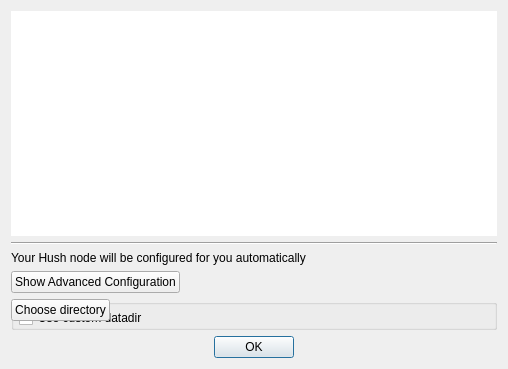
<?xml version="1.0" encoding="UTF-8"?>
<ui version="4.0">
 <class>createHushConf</class>
 <widget class="QDialog" name="createHushConf">
  <property name="geometry">
   <rect>
    <x>0</x>
    <y>0</y>
    <width>508</width>
    <height>369</height>
   </rect>
  </property>
  <property name="windowTitle">
   <string>Configuration</string>
  </property>
  <layout class="QGridLayout" name="gridLayout">
   <item row="0" column="1">
    <widget class="FilledIconLabel" name="lblTopIcon">
     <property name="sizePolicy">
      <sizepolicy hsizetype="Preferred" vsizetype="MinimumExpanding">
       <horstretch>0</horstretch>
       <verstretch>0</verstretch>
      </sizepolicy>
     </property>
     <property name="styleSheet">
      <string notr="true">background: #fff;</string>
     </property>
     <property name="text">
      <string notr="true"/>
     </property>
     <property name="scaledContents">
      <bool>true</bool>
     </property>
    </widget>
   </item>
   <item row="1" column="1">
    <widget class="Line" name="line">
     <property name="orientation">
      <enum>Qt::Horizontal</enum>
     </property>
    </widget>
   </item>
   <item row="7" column="1">
    <widget class="QDialogButtonBox" name="buttonBox">
     <property name="orientation">
      <enum>Qt::Horizontal</enum>
     </property>
     <property name="standardButtons">
      <set>QDialogButtonBox::Ok</set>
     </property>
     <property name="centerButtons">
      <bool>true</bool>
     </property>
    </widget>
   </item>
   <item row="3" column="1">
    <layout class="QHBoxLayout" name="horizontalLayout_3">
     <item>
      <widget class="QPushButton" name="btnAdvancedConfig">
       <property name="text">
        <string>Show Advanced Configuration</string>
       </property>
       <property name="checkable">
        <bool>true</bool>
       </property>
      </widget>
     </item>
     <item>
      <spacer name="horizontalSpacer_2">
       <property name="orientation">
        <enum>Qt::Horizontal</enum>
       </property>
       <property name="sizeHint" stdset="0">
        <size>
         <width>40</width>
         <height>20</height>
        </size>
       </property>
      </spacer>
     </item>
    </layout>
   </item>
   <item row="2" column="1">
    <widget class="QLabel" name="label">
     <property name="text">
      <string>Your Hush node will be configured for you automatically</string>
     </property>
     <property name="alignment">
      <set>Qt::AlignLeading|Qt::AlignLeft|Qt::AlignVCenter</set>
     </property>
    </widget>
   </item>
   <item row="4" column="1">
    <widget class="QGroupBox" name="grpAdvanced">
     <property name="title">
      <string/>
     </property>
     <widget class="QCheckBox" name="chkCustomDatadir">
      <property name="geometry">
       <rect>
        <x>8</x>
        <y>8</y>
        <width>148</width>
        <height>22</height>
       </rect>
      </property>
      <property name="text">
       <string>Use custom datadir</string>
      </property>
     </widget>
     <widget class="QLabel" name="label_2">
      <property name="geometry">
       <rect>
        <x>8</x>
        <y>36</y>
        <width>395</width>
        <height>18</height>
       </rect>
      </property>
      <property name="text">
       <string>Please choose a directory to store your wallet.dat and blockchain</string>
      </property>
     </widget>
     <widget class="QLabel" name="label_4">
      <property name="geometry">
       <rect>
        <x>8</x>
        <y>102</y>
        <width>16</width>
        <height>18</height>
       </rect>
      </property>
      <property name="text">
       <string notr="true"/>
      </property>
     </widget>
     <widget class="QCheckBox" name="chkUseTor">
      <property name="geometry">
       <rect>
        <x>8</x>
        <y>126</y>
        <width>133</width>
        <height>22</height>
       </rect>
      </property>
      <property name="text">
       <string>Connect over Tor</string>
      </property>
     </widget>
     <widget class="QLabel" name="label_5">
      <property name="geometry">
       <rect>
        <x>8</x>
        <y>154</y>
        <width>415</width>
        <height>18</height>
       </rect>
      </property>
      <property name="text">
       <string>Please note that you'll need to already have a Tor service configured</string>
      </property>
     </widget>
     <widget class="QLabel" name="label_tor_port">
      <property name="geometry">
       <rect>
        <x>178</x>
        <y>178</y>
        <width>49</width>
        <height>18</height>
       </rect>
      </property>
      <property name="text">
       <string>Tor Port</string>
      </property>
     </widget>
     <widget class="QLineEdit" name="torPort">
      <property name="geometry">
       <rect>
        <x>230</x>
        <y>178</y>
        <width>59</width>
        <height>32</height>
       </rect>
      </property>
      <property name="text">
       <string notr="true">9050</string>
      </property>
     </widget>
     <widget class="QLineEdit" name="torProxy">
      <property name="geometry">
       <rect>
        <x>62</x>
        <y>180</y>
        <width>111</width>
        <height>32</height>
       </rect>
      </property>
      <property name="text">
       <string notr="true">127.0.0.1</string>
      </property>
     </widget>
     <widget class="QLabel" name="label_tor_proxy">
      <property name="geometry">
       <rect>
        <x>10</x>
        <y>180</y>
        <width>49</width>
        <height>18</height>
       </rect>
      </property>
      <property name="text">
       <string>Proxy IP</string>
      </property>
     </widget>
     <widget class="QWidget" name="">
      <layout class="QHBoxLayout" name="horizontalLayout">
       <item>
        <widget class="QPushButton" name="btnPickDir">
         <property name="text">
          <string>Choose directory</string>
         </property>
        </widget>
       </item>
       <item>
        <widget class="QLabel" name="lblDirName">
         <property name="text">
          <string notr="true"/>
         </property>
        </widget>
       </item>
       <item>
        <spacer name="horizontalSpacer">
         <property name="orientation">
          <enum>Qt::Horizontal</enum>
         </property>
         <property name="sizeHint" stdset="0">
          <size>
           <width>40</width>
           <height>20</height>
          </size>
         </property>
        </spacer>
       </item>
      </layout>
     </widget>
    </widget>
   </item>
  </layout>
 </widget>
 <customwidgets>
  <customwidget>
   <class>FilledIconLabel</class>
   <extends>QLabel</extends>
   <header>fillediconlabel.h</header>
  </customwidget>
 </customwidgets>
 <resources/>
 <connections>
  <connection>
   <sender>buttonBox</sender>
   <signal>accepted()</signal>
   <receiver>createHushConf</receiver>
   <slot>accept()</slot>
   <hints>
    <hint type="sourcelabel">
     <x>248</x>
     <y>254</y>
    </hint>
    <hint type="destinationlabel">
     <x>157</x>
     <y>274</y>
    </hint>
   </hints>
  </connection>
  <connection>
   <sender>buttonBox</sender>
   <signal>rejected()</signal>
   <receiver>createHushConf</receiver>
   <slot>reject()</slot>
   <hints>
    <hint type="sourcelabel">
     <x>316</x>
     <y>260</y>
    </hint>
    <hint type="destinationlabel">
     <x>286</x>
     <y>274</y>
    </hint>
   </hints>
  </connection>
 </connections>
</ui>
